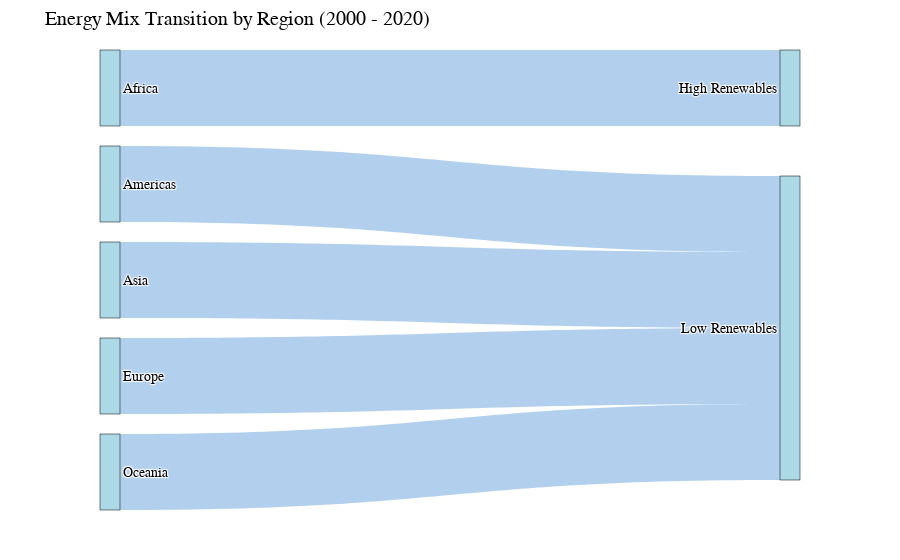

Notebook code cell kept with this figure:
### Code cell
# Energy Mix Transition by Region (Sankey Plot) - interactive visual

import pandas as pd
import plotly.graph_objects as go

# Load your data
df = pd.read_csv("../data/cleaned/enhanced_energy_features.csv") 

# Categorization logic
def categorize(share):
    if share >= 50:
        return 'High Renewables'
    elif share >= 30:
        return 'Moderate Renewables'
    else:
        return 'Low Renewables'

# Average renewables by region
df_region = df[['region', 'renewables_share_pct']].dropna()
avg_renew = df_region.groupby('region')['renewables_share_pct'].mean().reset_index()
avg_renew['category'] = avg_renew['renewables_share_pct'].apply(categorize)

# Sankey structure
sankey_df = avg_renew[['region', 'category']]
sankey_df['count'] = 1

labels = list(sankey_df['region'].unique()) + list(sankey_df['category'].unique())
label_map = {label: i for i, label in enumerate(labels)}

sources = sankey_df['region'].map(label_map).tolist()
targets = sankey_df['category'].map(label_map).tolist()
values = sankey_df['count'].tolist()

# Sankey chart
fig = go.Figure(data=[go.Sankey(
    node=dict(
        pad=20,
        thickness=20,
        line=dict(color="black", width=0.5),
        label=labels,
        color="lightblue"
    ),
    link=dict(
        source=sources,
        target=targets,
        value=values,
        color="rgba(0, 100, 200, 0.3)"
    )
)])

fig.update_layout(
    title_text="Energy Mix Transition by Region (2000 - 2020)",
    font=dict(size=14, color="black", family="Arial"),
    margin=dict(l=100, r=100, t=50, b=50)
)

fig.show()

### Figure 1 — Plotly figure (JSON) as saved in the notebook; plotly's stock layout.template omitted (floating-point values rounded to 4 significant figures)
{"data": [{"link": {"color": "rgba(0, 100, 200, 0.3)", "source": [0, 1, 2, 3, 4], "target": [5, 6, 6, 6, 6], "value": [1, 1, 1, 1, 1]}, "node": {"color": "lightblue", "label": ["Africa", "Americas", "Asia", "Europe", "Oceania", "High Renewables", "Low Renewables"], "line": {"color": "black", "width": 0.5}, "pad": 20, "thickness": 20}, "type": "sankey"}], "layout": {"font": {"color": "black", "family": "Arial", "size": 14}, "margin": {"b": 50, "l": 100, "r": 100, "t": 50}, "title": {"text": "Energy Mix Transition by Region (2000 - 2020)"}}}
